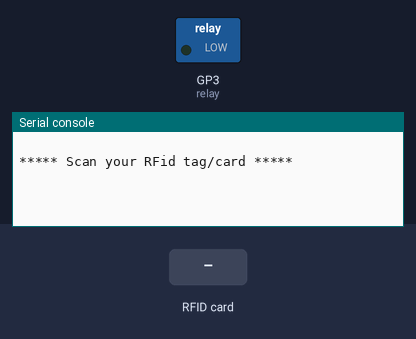
This program was run on a simulated Raspberry Pi Pico running CircuitPython. On the bench: switched loads named in the program (green lamp = pin HIGH), the last lines printed to the serial console. The inputs (shaded band) are chosen by the test bench. USB keyboard and mouse output is not drawn; the interpreter's speed is modelled, so counts of loop turns are approximate; library files of the repository ran but are not shown: mfrc522.py; pins used as bus, display or sensor lines are not drawn.

Above: at 1.2 s.
1.3 s: RFID card 73 86 60 0F held to the reader
At 2.5 s:
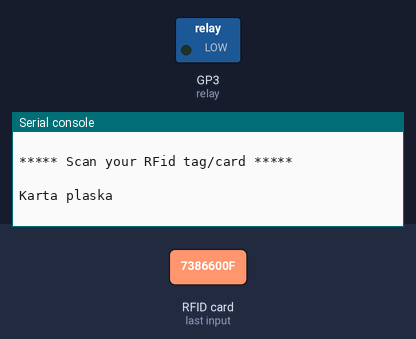
2.8 s: RFID card E3 0B 84 F5 held to the reader
At 5.0 s:
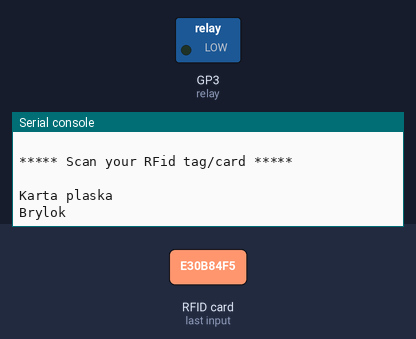

The program:

code.py
```python
import time
import board
import digitalio
import busio
import mfrc522
import usb_hid
from adafruit_hid.keyboard import Keyboard
from adafruit_hid.keycode import Keycode
from adafruit_hid.keyboard import Keyboard
from adafruit_hid.keyboard_layout_us import KeyboardLayoutUS
import time

laptopPin = ""

# Initialize Keyboard
kbd = Keyboard(usb_hid.devices)
layout = KeyboardLayoutUS(kbd)

arr = ['zero','one','two','three','four','five','six','seven','eight','nine']

relay = digitalio.DigitalInOut(board.GP3)
relay.switch_to_output()

sck = board.GP6
mosi = board.GP7
miso = board.GP4
spi = busio.SPI(sck, MOSI=mosi, MISO=miso)

cs = digitalio.DigitalInOut(board.GP5)
rst = digitalio.DigitalInOut(board.GP8)
rfid = mfrc522.MFRC522(spi, cs, rst)
rfid.set_antenna_gain(0x07 << 4)

print("\n***** Scan your RFid tag/card *****\n")

prev_data = ""
prev_time = 0
timeout = 1

def digit2text(n):
    return arr[int(n)]

def spell(text):
    for x in range(len(text)):
        if text[x].isdigit():
            command = getattr(Keycode, str.upper(digit2text(text[x])))
        else:
            command = getattr(Keycode, str.upper(text[x]))
        kbd.press(command)
        time.sleep(.09)
        kbd.release(command)


while True:
    (status, tag_type) = rfid.request(rfid.REQALL)

    if status == rfid.OK:
        (status, raw_uid) = rfid.anticoll()

        if status == rfid.OK:
            rfid_data = "{:02x}{:02x}{:02x}{:02x}".format(raw_uid[0], raw_uid[1], raw_uid[2], raw_uid[3])

            if rfid_data != prev_data:
                prev_data = rfid_data

                #print("Card detected! UID: {}".format(rfid_data))

                if rfid_data == "7386600f":
                    print("Karta plaska")
                    kbd.press(Keycode.ENTER)
                    time.sleep(.09)
                    kbd.release(Keycode.ENTER)
                    time.sleep(1)
                    layout.write(laptopPin)
                    time.sleep(1)
                elif rfid_data == "e30b84f5":
                    print("Brylok")
                    kbd.press(Keycode.WINDOWS, Keycode.R)
                    time.sleep(.09)
                    kbd.release(Keycode.WINDOWS, Keycode.R)
                    layout.write("cmd")
                    kbd.press(Keycode.ENTER)
                    time.sleep(.09)
                    kbd.release(Keycode.ENTER)
                    time.sleep(1)
                    layout.write("\"C:\Program Files\Google\Chrome\Application\chrome.exe\" \"https://www.youtube.com/watch?v=dQw4w9WgXcQ&ab_channel=RickAstley\"")
                    kbd.press(Keycode.ENTER)
                    time.sleep(.09)
                    kbd.release(Keycode.ENTER)

            prev_time = time.monotonic()

    else:
        if time.monotonic() - prev_time > timeout:
            prev_data = ""
```

Measured:
- after the input at 1.3 s, the serial console: prints a new line at once (image 1)
- after the input at 2.8 s, the serial console: prints a new line after 0.65 s (image 2)
